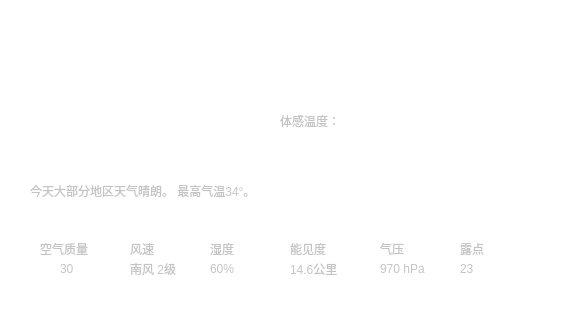
    <widget class="QWidget" name="wLayoutLeft_centetr" native="true">
     <property name="geometry">
      <rect>
       <x>10</x>
       <y>90</y>
       <width>571</width>
       <height>311</height>
      </rect>
     </property>
     <property name="styleSheet">
      <string notr="true">background-color: rgba(255, 255, 255, 10);
border-radius: 15px;
            </string>
     </property>
     <widget class="QLabel" name="icon">
      <property name="geometry">
       <rect>
        <x>30</x>
        <y>40</y>
        <width>121</width>
        <height>121</height>
       </rect>
      </property>
      <property name="styleSheet">
       <string notr="true">font: 25 12px &quot;微软雅黑&quot;;
text-align: center;
border-radius:4px;
background-color: rgb(255, 255, 255,0);
	color: rgb(255, 255, 255);
</string>
      </property>
      <property name="text">
       <string/>
      </property>
     </widget>
     <widget class="QLabel" name="todayWendu">
      <property name="geometry">
       <rect>
        <x>160</x>
        <y>60</y>
        <width>111</width>
        <height>81</height>
       </rect>
      </property>
      <property name="styleSheet">
       <string notr="true">font: 25 36px &quot;微软雅黑&quot;;
text-align: center;
border-radius:4px;
background-color: rgb(255, 255, 255,0);
color: rgb(196, 196, 196);
</string>
      </property>
      <property name="text">
       <string/>
      </property>
     </widget>
     <widget class="QLabel" name="cityLabel">
      <property name="geometry">
       <rect>
        <x>20</x>
        <y>10</y>
        <width>181</width>
        <height>31</height>
       </rect>
      </property>
      <property name="styleSheet">
       <string notr="true">font: 25 16px &quot;微软雅黑&quot;;
text-align: center;
border-radius:4px;
background-color: rgb(255, 255, 255,0);
color: rgb(196, 196, 196);
</string>
      </property>
      <property name="text">
       <string/>
      </property>
     </widget>
     <widget class="QLabel" name="Ganmao">
      <property name="geometry">
       <rect>
        <x>30</x>
        <y>160</y>
        <width>531</width>
        <height>61</height>
       </rect>
      </property>
      <property name="styleSheet">
       <string notr="true">font: 25 18px &quot;微软雅黑&quot;;
text-align: center;
border-radius:4px;
background-color: rgb(255, 255, 255,0);
color: rgb(196, 196, 196);
</string>
      </property>
      <property name="text">
       <string>今天大部分地区天气晴朗。 最高气温34°。</string>
      </property>
      <property name="wordWrap">
       <bool>true</bool>
      </property>
     </widget>
     <widget class="QLabel" name="label_3">
      <property name="geometry">
       <rect>
        <x>180</x>
        <y>20</y>
        <width>16</width>
        <height>16</height>
       </rect>
      </property>
      <property name="styleSheet">
       <string notr="true">image: url(:/res/fzIcon/xialajiantouxiao.png);
font: 25 12px &quot;微软雅黑&quot;;
text-align: center;
border-radius:4px;
background-color: rgb(255, 255, 255,0);
	color: rgb(255, 255, 255);
</string>
      </property>
      <property name="text">
       <string/>
      </property>
     </widget>
     <widget class="QLabel" name="text">
      <property name="geometry">
       <rect>
        <x>280</x>
        <y>60</y>
        <width>101</width>
        <height>31</height>
       </rect>
      </property>
      <property name="styleSheet">
       <string notr="true">font: 25 16px &quot;微软雅黑&quot;;
text-align: center;
border-radius:4px;
background-color: rgb(255, 255, 255,0);
color: rgb(196, 196, 196);
</string>
      </property>
      <property name="text">
       <string/>
      </property>
     </widget>
     <widget class="QLabel" name="feelsLikeLable">
      <property name="geometry">
       <rect>
        <x>280</x>
        <y>100</y>
        <width>61</width>
        <height>41</height>
       </rect>
      </property>
      <property name="styleSheet">
       <string notr="true">font: 25 13px &quot;微软雅黑&quot;;
text-align: center;
border-radius:4px;
background-color: rgb(255, 255, 255,0);
color: rgb(196, 196, 196);
</string>
      </property>
      <property name="text">
       <string>体感温度：</string>
      </property>
     </widget>
     <widget class="QWidget" name="widget_2" native="true">
      <property name="geometry">
       <rect>
        <x>30</x>
        <y>221</y>
        <width>541</width>
        <height>71</height>
       </rect>
      </property>
      <property name="styleSheet">
       <string notr="true">font: 25 12px &quot;微软雅黑&quot;;
text-align: center;
border-radius:4px;
background-color: rgb(255, 255, 255,0);
	color: rgb(255, 255, 255);
</string>
      </property>
      <widget class="QLabel" name="label_7">
       <property name="geometry">
        <rect>
         <x>100</x>
         <y>20</y>
         <width>24</width>
         <height>16</height>
        </rect>
       </property>
       <property name="styleSheet">
        <string notr="true">font: 25 12px &quot;微软雅黑&quot;;
text-align: center;
border-radius:4px;
background-color: rgb(255, 255, 255,0);
color: rgb(196, 196, 196);
</string>
       </property>
       <property name="text">
        <string>风速</string>
       </property>
      </widget>
      <widget class="QLabel" name="label_9">
       <property name="geometry">
        <rect>
         <x>180</x>
         <y>20</y>
         <width>24</width>
         <height>16</height>
        </rect>
       </property>
       <property name="styleSheet">
        <string notr="true">font: 25 12px &quot;微软雅黑&quot;;
text-align: center;
border-radius:4px;
background-color: rgb(255, 255, 255,0);
color: rgb(196, 196, 196);
</string>
       </property>
       <property name="text">
        <string>湿度</string>
       </property>
      </widget>
      <widget class="QLabel" name="label_11">
       <property name="geometry">
        <rect>
         <x>260</x>
         <y>20</y>
         <width>36</width>
         <height>16</height>
        </rect>
       </property>
       <property name="styleSheet">
        <string notr="true">font: 25 12px &quot;微软雅黑&quot;;
text-align: center;
border-radius:4px;
background-color: rgb(255, 255, 255,0);
color: rgb(196, 196, 196);
</string>
       </property>
       <property name="text">
        <string>能见度</string>
       </property>
      </widget>
      <widget class="QLabel" name="label_14">
       <property name="geometry">
        <rect>
         <x>350</x>
         <y>20</y>
         <width>24</width>
         <height>16</height>
        </rect>
       </property>
       <property name="styleSheet">
        <string notr="true">font: 25 12px &quot;微软雅黑&quot;;
text-align: center;
border-radius:4px;
background-color: rgb(255, 255, 255,0);
color: rgb(196, 196, 196);
</string>
       </property>
       <property name="text">
        <string>气压</string>
       </property>
      </widget>
      <widget class="QLabel" name="label_16">
       <property name="geometry">
        <rect>
         <x>430</x>
         <y>20</y>
         <width>24</width>
         <height>16</height>
        </rect>
       </property>
       <property name="styleSheet">
        <string notr="true">font: 25 12px &quot;微软雅黑&quot;;
text-align: center;
border-radius:4px;
background-color: rgb(255, 255, 255,0);
color: rgb(196, 196, 196);
</string>
       </property>
       <property name="text">
        <string>露点</string>
       </property>
      </widget>
      <widget class="QLabel" name="label_5">
       <property name="geometry">
        <rect>
         <x>10</x>
         <y>20</y>
         <width>48</width>
         <height>16</height>
        </rect>
       </property>
       <property name="styleSheet">
        <string notr="true">font: 25 12px &quot;微软雅黑&quot;;
text-align: center;
border-radius:4px;
background-color: rgb(255, 255, 255,0);
color: rgb(196, 196, 196);
</string>
       </property>
       <property name="text">
        <string>空气质量</string>
       </property>
      </widget>
      <widget class="QLabel" name="dew">
       <property name="geometry">
        <rect>
         <x>430</x>
         <y>40</y>
         <width>31</width>
         <height>16</height>
        </rect>
       </property>
       <property name="styleSheet">
        <string notr="true">font: 25 12px &quot;微软雅黑&quot;;
text-align: center;
border-radius:4px;
background-color: rgb(255, 255, 255,0);
color: rgb(196, 196, 196);
</string>
       </property>
       <property name="text">
        <string>23</string>
       </property>
      </widget>
      <widget class="QLabel" name="pressure">
       <property name="geometry">
        <rect>
         <x>350</x>
         <y>40</y>
         <width>61</width>
         <height>16</height>
        </rect>
       </property>
       <property name="styleSheet">
        <string notr="true">font: 25 12px &quot;微软雅黑&quot;;
text-align: center;
border-radius:4px;
background-color: rgb(255, 255, 255,0);
color: rgb(196, 196, 196);
</string>
       </property>
       <property name="text">
        <string>970 hPa</string>
       </property>
      </widget>
      <widget class="QLabel" name="labelvis">
       <property name="geometry">
        <rect>
         <x>260</x>
         <y>40</y>
         <width>48</width>
         <height>16</height>
        </rect>
       </property>
       <property name="styleSheet">
        <string notr="true">font: 25 12px &quot;微软雅黑&quot;;
text-align: center;
border-radius:4px;
background-color: rgb(255, 255, 255,0);
color: rgb(196, 196, 196);
</string>
       </property>
       <property name="text">
        <string>14.6公里</string>
       </property>
      </widget>
      <widget class="QLabel" name="humidity">
       <property name="geometry">
        <rect>
         <x>180</x>
         <y>40</y>
         <width>25</width>
         <height>16</height>
        </rect>
       </property>
       <property name="styleSheet">
        <string notr="true">font: 25 12px &quot;微软雅黑&quot;;
text-align: center;
border-radius:4px;
background-color: rgb(255, 255, 255,0);
color: rgb(196, 196, 196);
</string>
       </property>
       <property name="text">
        <string>60%</string>
       </property>
      </widget>
      <widget class="QLabel" name="windDir">
       <property name="geometry">
        <rect>
         <x>100</x>
         <y>40</y>
         <width>61</width>
         <height>16</height>
        </rect>
       </property>
       <property name="whatsThis">
        <string>&lt;html&gt;&lt;head/&gt;&lt;body&gt;&lt;p&gt;&lt;br/&gt;&lt;/p&gt;&lt;/body&gt;&lt;/html&gt;</string>
       </property>
       <property name="styleSheet">
        <string notr="true">font: 25 12px &quot;微软雅黑&quot;;
text-align: center;
border-radius:4px;
background-color: rgb(255, 255, 255,0);
color: rgb(196, 196, 196);
</string>
       </property>
       <property name="text">
        <string>南风 2级</string>
       </property>
      </widget>
      <widget class="QLabel" name="quality">
       <property name="geometry">
        <rect>
         <x>30</x>
         <y>40</y>
         <width>16</width>
         <height>16</height>
        </rect>
       </property>
       <property name="styleSheet">
        <string notr="true">font: 25 12px &quot;微软雅黑&quot;;
text-align: center;
border-radius:4px;
background-color: rgb(255, 255, 255,0);
color: rgb(196, 196, 196);
</string>
       </property>
       <property name="text">
        <string>30</string>
       </property>
      </widget>
      <widget class="QLabel" name="qualitylevel">
       <property name="geometry">
        <rect>
         <x>10</x>
         <y>40</y>
         <width>16</width>
         <height>16</height>
        </rect>
       </property>
       <property name="styleSheet">
        <string notr="true">
border: 1px ; 
border-radius: 50%;
background-color: rgba(255, 255, 255, 0);
color: rgb(196, 196, 196);
</string>
       </property>
       <property name="text">
        <string/>
       </property>
      </widget>
     </widget>
     <widget class="QLabel" name="feelsLike">
      <property name="geometry">
       <rect>
        <x>340</x>
        <y>100</y>
        <width>101</width>
        <height>41</height>
       </rect>
      </property>
      <property name="styleSheet">
       <string notr="true">font: 25 13px &quot;微软雅黑&quot;;
text-align: center;
border-radius:4px;
background-color: rgb(255, 255, 255,0);
color: rgb(196, 196, 196);
</string>
      </property>
      <property name="text">
       <string/>
      </property>
     </widget>
    </widget>
